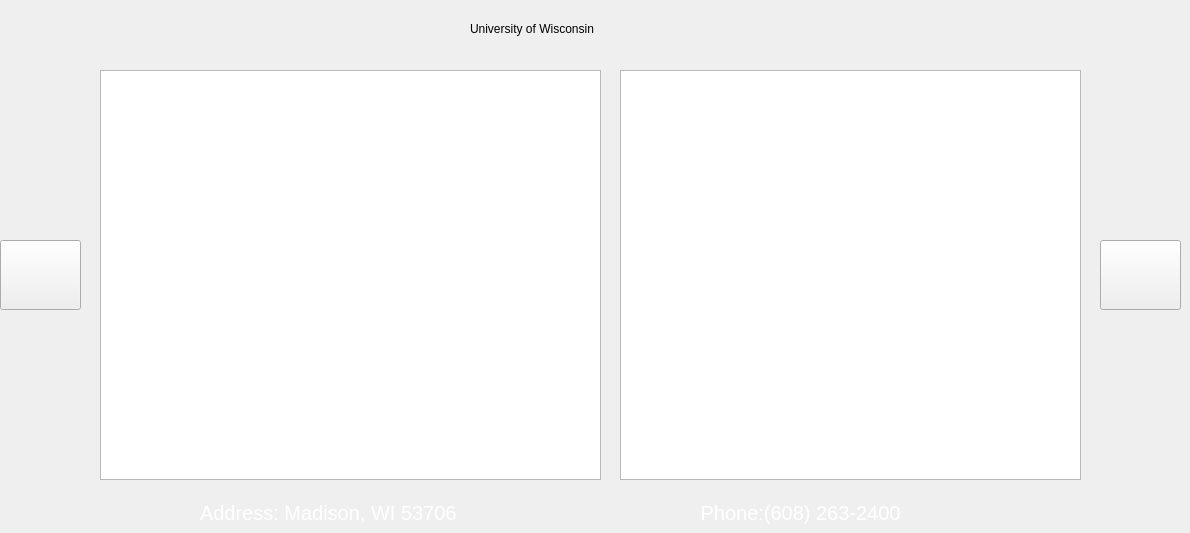
    <widget class="QWidget" name="page_15">
     <widget class="QPushButton" name="backPage_13">
      <property name="geometry">
       <rect>
        <x>0</x>
        <y>240</y>
        <width>81</width>
        <height>70</height>
       </rect>
      </property>
      <property name="styleSheet">
       <string notr="true">QPushButton {
	background-image: url('res/back-xx.png');
	background-size: 10px;    
    background-repeat: no-repeat;
    background-position: center center;
}</string>
      </property>
      <property name="text">
       <string/>
      </property>
     </widget>
     <widget class="QLabel" name="wisconsin_title">
      <property name="geometry">
       <rect>
        <x>470</x>
        <y>11</y>
        <width>351</width>
        <height>35</height>
       </rect>
      </property>
      <property name="text">
       <string>University of Wisconsin</string>
      </property>
     </widget>
     <widget class="QLabel" name="wisconsin_address">
      <property name="geometry">
       <rect>
        <x>200</x>
        <y>501</y>
        <width>881</width>
        <height>23</height>
       </rect>
      </property>
      <property name="styleSheet">
       <string notr="true">QLabel {
	color: white;
	font-size: 20px;
}</string>
      </property>
      <property name="text">
       <string>Address: Madison, WI 53706                                            Phone:(608) 263-2400</string>
      </property>
     </widget>
     <widget class="QPushButton" name="nextPage_15">
      <property name="geometry">
       <rect>
        <x>1100</x>
        <y>240</y>
        <width>81</width>
        <height>70</height>
       </rect>
      </property>
      <property name="styleSheet">
       <string notr="true">QPushButton {
	background-image: url('res/next-xx.png');
	background-size: 10px;    
    background-repeat: no-repeat;
    background-position: center center;
}</string>
      </property>
      <property name="text">
       <string/>
      </property>
     </widget>
     <widget class="QGraphicsView" name="wisconsin_map">
      <property name="geometry">
       <rect>
        <x>620</x>
        <y>70</y>
        <width>461</width>
        <height>410</height>
       </rect>
      </property>
      <property name="styleSheet">
       <string notr="true">QGraphicsView {
	background-image: url(&quot;res/wisconsin_map.png&quot;);
    background-repeat: no-repeat;
    background-position: center center;
    width: 100%;
	height: 100%;
}
</string>
      </property>
     </widget>
     <widget class="QGraphicsView" name="wisconsin_campus">
      <property name="geometry">
       <rect>
        <x>100</x>
        <y>70</y>
        <width>501</width>
        <height>410</height>
       </rect>
      </property>
      <property name="styleSheet">
       <string notr="true">QGraphicsView {
	background-image: url(&quot;res/wisconsin.jpg&quot;);
    background-repeat: no-repeat;
    background-position: center center;
    width: 100%;
	height: 100%;
}
</string>
      </property>
     </widget>
    </widget>
